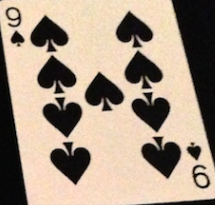
#> input picture image/card9.png, 215 x 205 px
$ python card_matching.py
#> lines starting #> are read from the running program, lines starting #| are printed output that depends on the picture; after the words box and inside, x2 and y2 are one past the last pixel; in counts of white or black regions, pixels touching at a corner belong together
import numpy as np
import cv2
import math

# 좌표사이의 거리 계산 함수 작성
def calc_dist(list1,list2):
    a = list2[0] - list1[0]
    b = list2[1] - list1[1]
    return math.sqrt((a*a)+(b*b))

# Grayscale 형태로 이미지 read
# card = cv2.imread('card.png',cv2.IMREAD_GRAYSCALE)
card = cv2.imread('card9.png',cv2.IMREAD_GRAYSCALE)
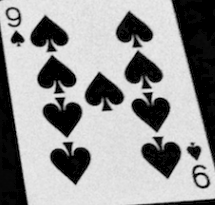
#> card: shape (205, 215); min 0, max 238, mean 150.3
card_4 = cv2.imread('4_card.png')
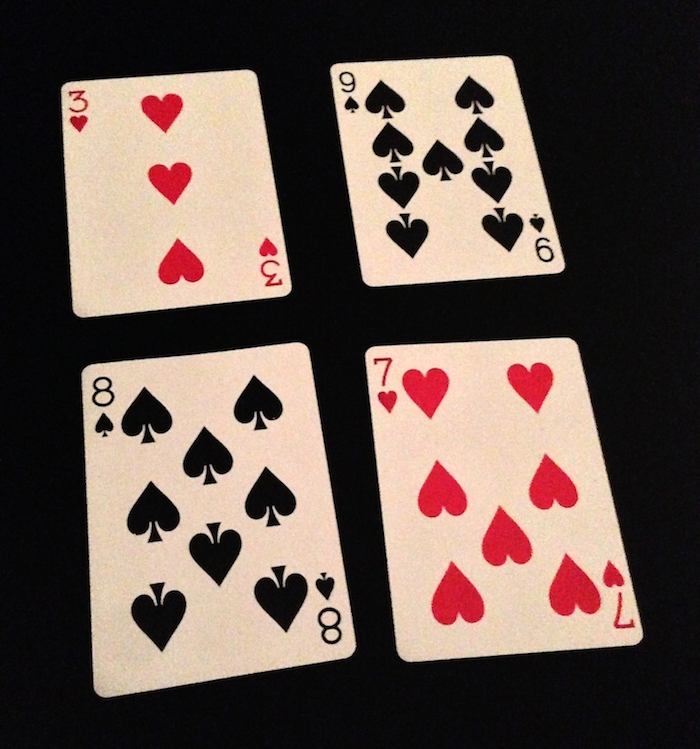
#> input picture image/4_card.png, 700 x 749 px
#> card_4 is the input picture: shape (749, 700, 3); mean B, G, R 79.2, 87, 103.7
card_4_gray = cv2.cvtColor(card_4,cv2.COLOR_BGR2GRAY)
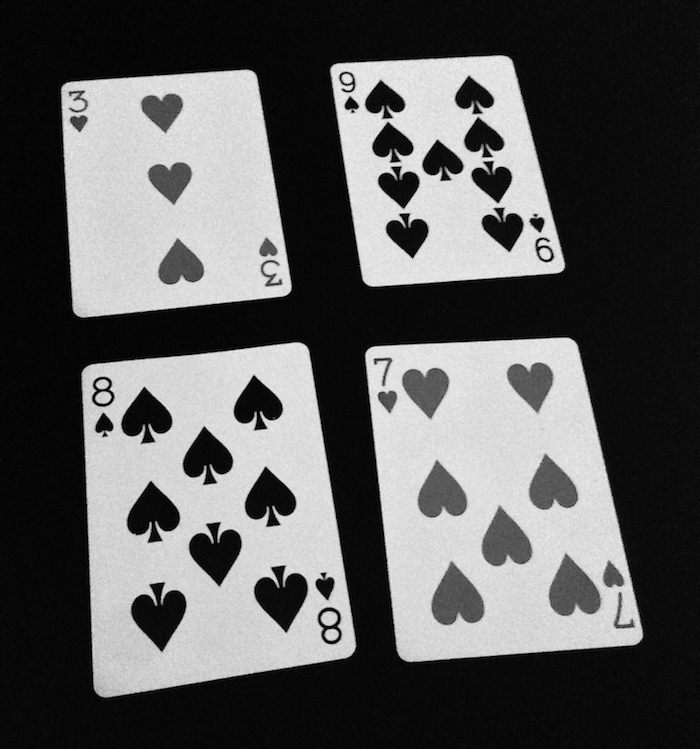
#> card_4_gray: shape (749, 700); min 0, max 244, mean 91.1
cv2.imshow("find",card)

# 적절한 임계값 속성을 찾아 이진화 함
# theta에는 각 임계값, th_~ 에는 각 이진화된 이미지
theta, th_card_4= cv2.threshold(card_4_gray,150,255,cv2.THRESH_BINARY)
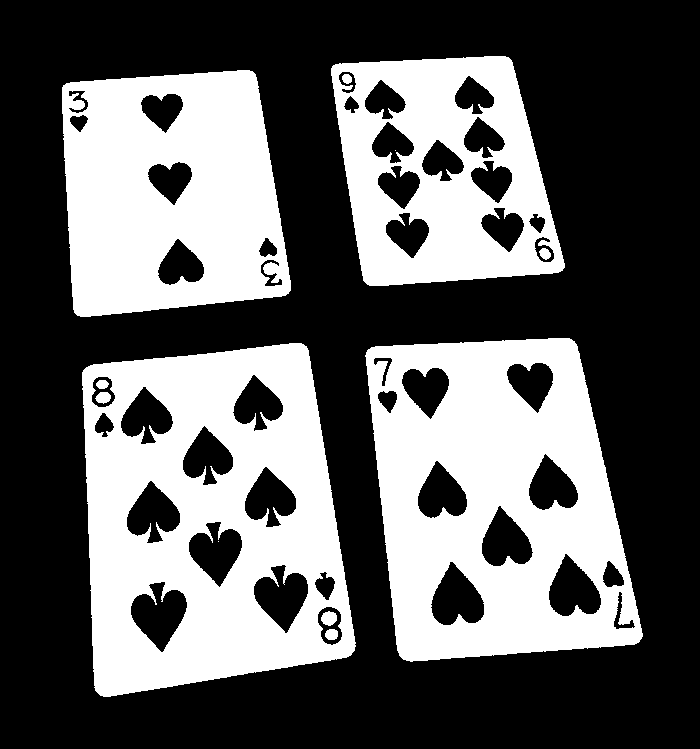
#> th_card_4: shape (749, 700); 37.9% white; 12 white regions (2 under 20 px)

# 템플릿 매칭
# TM_CCOEFF 방법은 minMaxLoc 시 max_loc이 왼쪽 상단좌표
# 왼쪽상단에서 템플릿 이미지 shape 만큼 더한 것이 오른쪽 하단 좌표가 됨
w,h = card.shape
#> w = 205; h = 215
res = cv2.matchTemplate(card_4_gray,card,cv2.TM_CCOEFF)
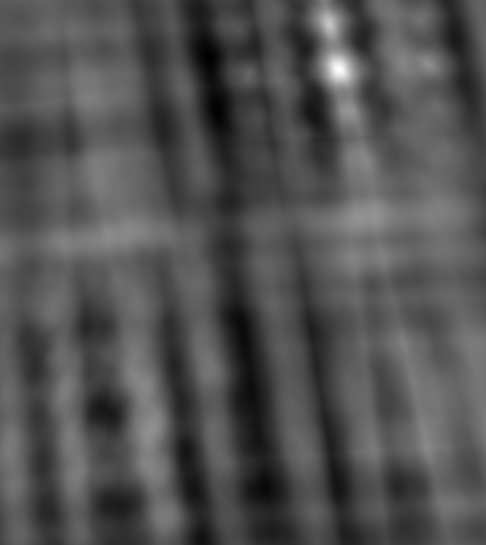
#> res: shape (545, 486) float32; min -146755488, max 334374624, mean 7716790; drawn with min black and max white
min_val,max_val,min_loc,max_loc = cv2.minMaxLoc(res)
#> min_val = -146755488; max_val = 334374624; min_loc = (208, 57); max_loc = (338, 69)
left_top = max_loc
#> left_top = (338, 69)
right_bottm = (left_top[0]+h, left_top[1]+w)
#> right_bottm = (553, 274)

# 거리계산을 위해 템플릿 매칭된 부분의 두 좌표를 리스트 형태로 변환
tv_lt = list(left_top)
#> tv_lt = [338, 69]
tv_rb = list(right_bottm)
#> tv_rb = [553, 274]

# 바깥의 경계선만 검출
contour, hier = cv2.findContours(th_card_4,cv2.RETR_EXTERNAL,cv2.CHAIN_APPROX_SIMPLE)
#> contour = 4 contours; box (x1, y1, x2, y2) and area: (82, 343, 356, 697) 79366, (365, 338, 643, 662) 71384, (62, 70, 291, 317) 47818, (331, 56, 565, 286) 42420

# 각 바깥 경계선이 검출된 부분의 좌표들과
# 템플릿 매칭된 부분의 왼쪽상단, 오른쪽하단의 좌표 사이의 거리를 계산하여
# 총 거리 합이 가장 작은 index의 경계선이 매칭된 부분이라 판단하고
# 해당 인덱스 경계선만 선을 그어줄 것임
vector_distance = []
contour_list=[]

# 경계선 마다 가지고있는 좌표 갯수가 달라 총합이 갯수에 비례할 수 있으므로
# 가장 작은 좌표의 갯수만큼만 거리를 구한다
min_count = [len(contour[i]) for i in range(len(contour))]
#> min_count = [309, 312, 200, 239]
min_count = min(min_count)
#> min_count = 200

for num in range(len(contour)):
    dist_sum = 0
    contour_list=[]
    for ct in range(min_count):
        contour_list.append(contour[num][ct][0])
    for i in contour_list:
        dist = calc_dist(tv_lt,i) + calc_dist(tv_rb,i)
        dist_sum += dist
    vector_distance.append(dist_sum)
#> this loop made 4 passes

# 거리 총 합이 가장 작은 인덱스 경계선만 draw
match_index = np.argmin(vector_distance)
cv2.drawContours(card_4,[contour[match_index]],-1,(0,255,0),3)
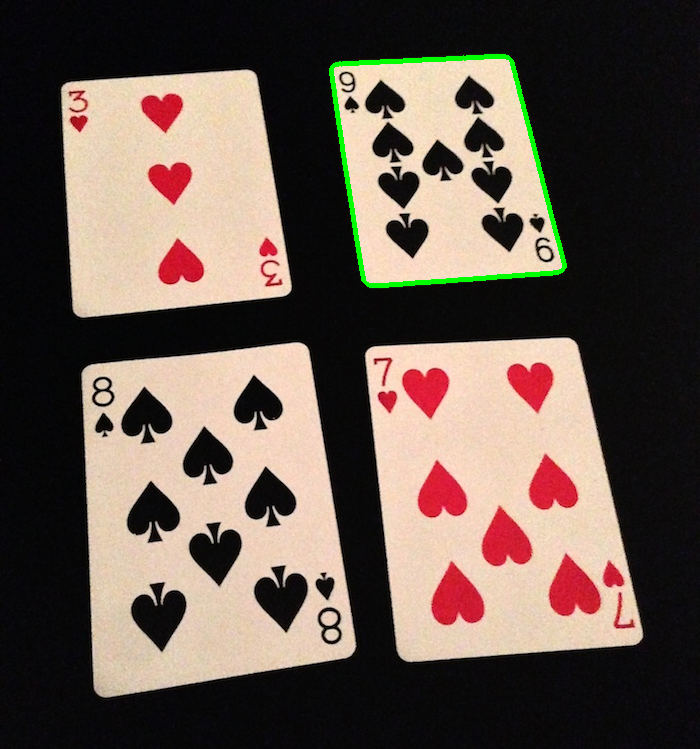
#> card_4: shape (749, 700, 3); 0.76% of pixels changed, all inside (x1, y1, x2, y2) = (329, 54, 567, 288)

cv2.imshow("found_result",card_4)

cv2.waitKey(0)
cv2.destroyAllWindows()
